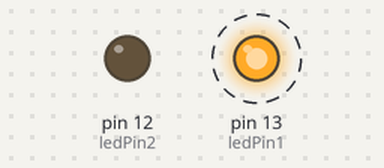
A sketch run on a simulated Arduino Uno, built with avr-gcc and run on an emulated ATmega328P. On the bench: output pins drawn as LEDs (lit = HIGH). Dashed ring = blinking.

Above: at 0.3 s.
At 38.12 s:
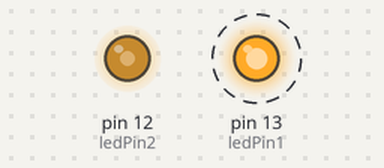
Timing chart, 0 to 40.0 s (numbered marks = the images above):
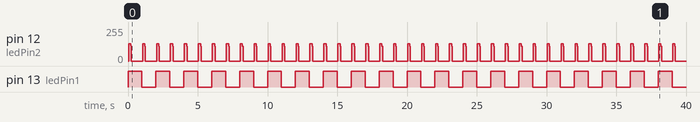

The sketch:

timer_workshop.ino
```cpp
#define ledPin1 13
#define ledPin2 12

int counter = 0;

void setup()
{
  pinMode(ledPin1, OUTPUT);
  pinMode(ledPin2, OUTPUT);

  // Initialize timer1
  noInterrupts();           // disable all interrupts
  TCCR1A = 0;
  TCCR1B = 0;
  TCNT1  = 0;

  OCR1A = 62500;            // compare match register 16MHz/256/1Hz
  TCCR1B |= (1 << WGM12);   // CTC mode
  TCCR1B |= (1 << CS12);    // 256 prescaler
  TIMSK1 |= (1 << OCIE1A);  // enable timer compare interrupt

  // Initialize timer2
  TCCR2A = 0;
  TCCR2B = 0;
  TCNT2  = 0;

  OCR2A = 250;
  TCCR2A |= (1 << WGM21);   // CTC mode
  TCCR2B |= (1 << CS22);    // 256 prescaler
  TIMSK2 |= (1 << OCIE2A);  // enable timer compare interrupt

  interrupts();             // enable all interrupts
}

ISR(TIMER1_COMPA_vect) {    // timer compare interrupt service routine
  digitalWrite(ledPin1, digitalRead(ledPin1) ^ 1);      // Toggle LED pin. The ^ symbol is a bitwise XOR.
  counter = 0;
}

ISR(TIMER2_COMPA_vect) {
  counter++;
  if ((counter >= 0) && (counter < 199))
    digitalWrite(ledPin2, digitalRead(ledPin2) ^ 1);    // toggle LED pin
  else if (counter = 200)
    digitalWrite(ledPin2, LOW);
}
void loop()
{
}
```

Measured:
- by itself, pin 13 (ledPin1): alternates HIGH for 1.0 s and LOW for 1.0 s
